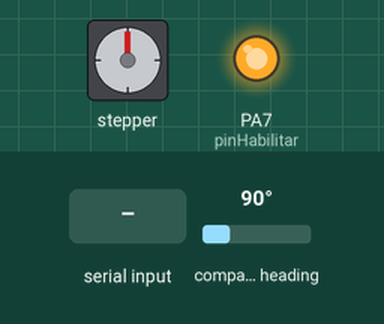
A sketch run on a simulated STM32 Blue Pill. On the bench: stepper motor, output pins drawn as LEDs (lit = HIGH). The inputs (shaded band) are chosen by the test bench; at power-on: compass heading 90°. Stepper angles assume 200 steps per turn.

Above: at 1.2 s.
1.3 s: "h" received over the second serial link
At 2.4 s:
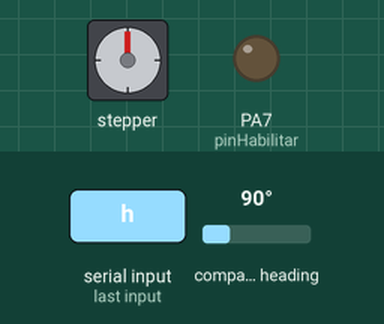
2.8 s: "d" received over the second serial link
At 2.95 s:
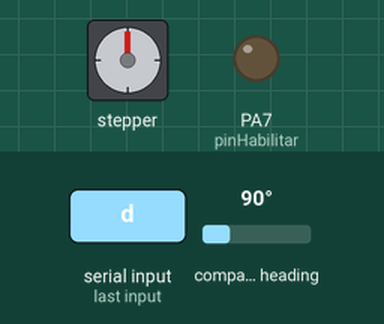
At 3.55 s:
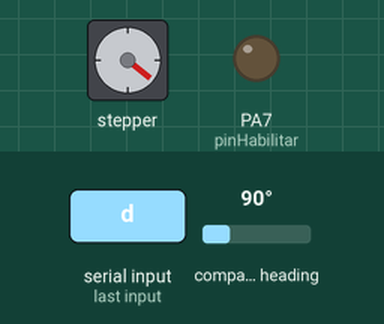
11.8 s: compass heading set to 7°
Timing chart, 0 to 20.8 s (numbered marks = the images above; inputs shaded):
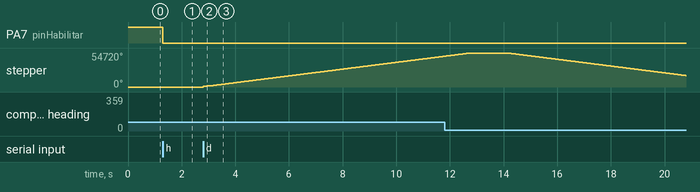

Measured:
- after the input at 1.3 s, PA7 (pinHabilitar): HIGH → LOW at once
- after the input at 2.8 s, stepper: keeps turning clockwise at about 5505°/s, starting at once

The sketch:

Calibrador_Eje_Motor.ino
```cpp
#include <AccelStepper.h>
#include <Wire.h>
#include "AS5600.h"

// --- Constantes ---
const float RAW_A_GRADOS = 360.0 / 4096.0;
const int pinPaso = PA5;
const int pinDireccion = PA6;
const int pinHabilitar = PA7;

const float PASOS_POR_REV_MOTOR = 200.0;
const int MICROPASOS = 16;
const float RELACION_REDUCTOR = 37.0;
const float PASOS_POR_REV_MOTOR_EFECTIVO = PASOS_POR_REV_MOTOR * MICROPASOS;
const float PASOS_POR_REV_SALIDA = PASOS_POR_REV_MOTOR_EFECTIVO * RELACION_REDUCTOR;
const float PASOS_MOTOR_POR_GRADO_SALIDA = PASOS_POR_REV_SALIDA / 360.0;

const float VELOCIDAD_MAXIMA = 1500.0 * MICROPASOS;
const float ACELERACION = 800.0 * MICROPASOS;
const float TOLERANCIA_ANGULO = 2.5;

// --- Objetos ---
AccelStepper motorPasoAPaso(AccelStepper::DRIVER, pinPaso, pinDireccion);
AS5600 encoder;

// --- Variables Globales ---
// Para manejar el Overflow del Encoder
long vueltasCompletas = 0;
long lecturaEncoderAnterior = 0;
long posicionContinuaEncoder = 0;
long posicionContinuaHome = 0;

// Variables de estado
bool homingCompletado = false;
bool movimientoEnProgreso = false;
float anguloObjetivoRelativoActual = 0.0;
long posicionLogicaStepperObjetivo = 0;


// ==========================================================
// --- DEFINICIÓN DE FUNCIONES AUXILIARES ---
// ==========================================================

// Lee el valor crudo del encoder (0-4095)
long leerPasosCrudosEncoder() {
  return encoder.readAngle(); // O encoder.rawAngle() si existe
}

// Lee y actualiza la posición continua del encoder, manejando el desbordamiento (overflow/wraparound).
void actualizarPosicionContinuaEncoder() {
  long lecturaCrudaActual = leerPasosCrudosEncoder();
  long diferenciaCruda = lecturaCrudaActual - lecturaEncoderAnterior;

  // Detectar salto hacia adelante (ej. de 4000 a 100)
  if (diferenciaCruda < -3000) { // Umbral grande para detectar el salto de 4095 a 0
    vueltasCompletas++;
  }
  // Detectar salto hacia atrás (ej. de 100 a 4000)
  else if (diferenciaCruda > 3000) {
    vueltasCompletas--;
  }

  lecturaEncoderAnterior = lecturaCrudaActual; // Actualizar para la próxima lectura
  posicionContinuaEncoder = (vueltasCompletas * 4096) + lecturaCrudaActual;
}

// Convierte una posición continua del encoder (cruda con vueltas) a la posición lógica del stepper.
long convertirPosContinuaAStprLogica(long posContinua) {
  return round((float)posContinua * PASOS_POR_REV_MOTOR_EFECTIVO / 4096.0);
}

// Imprime el menú de opciones para el usuario.
void imprimirIndicacion() {
  Serial1.println("------------------------------------");
  Serial1.println("d: +90 | i: -90 | e: +45 | q: -45");
}

// ==========================================================
// --- SETUP ---
// ==========================================================
void setup() {
  Serial1.begin(115200);
  Wire.begin();

  pinMode(pinPaso, OUTPUT);
  pinMode(pinDireccion, OUTPUT);
  pinMode(pinHabilitar, OUTPUT);

  digitalWrite(pinHabilitar, HIGH); // Mantener motor deshabilitado para alinear a mano.

  encoder.begin();
  encoder.setDirection(AS5600_CLOCK_WISE); // Asegúrate que esta dirección sea la correcta.
  if (!encoder.isConnected()) {
    Serial1.println("ERROR: Encoder no detectado!");
    while (1);
  }

  Serial1.println("--- MODO CALIBRACION MANUAL ---");
  Serial1.println("1. Alinee manualmente las marcas.");
  Serial1.println("2. Envie la tecla 'h' para establecer el Home.");
  Serial1.println("------------------------------------");
}

// ==========================================================
// --- LOOP PRINCIPAL ---
// ==========================================================
void loop() {
  // --- FASE 1: ESPERANDO CALIBRACIÓN DE HOME ---
  if (!homingCompletado) {
    if (millis() % 500 < 20) { // Imprimir aprox. cada medio segundo para no saturar
        Serial1.print("\rAngulo actual para alinear (EJE MOTOR): ");
        Serial1.print((float)leerPasosCrudosEncoder() * RAW_A_GRADOS, 2);
        Serial1.print("   ");
    }

    if (Serial1.available() > 0) {
      char comando = Serial1.read();
      if (comando == 'h' || comando == 'H') {
        Serial1.println("\nComando 'h' recibido. Estableciendo Home...");

        // Inicializar el sistema de conteo de vueltas
        lecturaEncoderAnterior = leerPasosCrudosEncoder();
        vueltasCompletas = 0;
        posicionContinuaHome = lecturaEncoderAnterior;

        // Sincronizar AccelStepper con la posición continua inicial
        long posInicialLogica = convertirPosContinuaAStprLogica(posicionContinuaHome);
        motorPasoAPaso.setCurrentPosition(posInicialLogica);

        digitalWrite(pinHabilitar, LOW); // Habilitar motor.

        Serial1.print("Home establecido en el angulo (GRADOS): "); Serial1.println((float)posicionContinuaHome * RAW_A_GRADOS, 2);
        Serial1.print("Posicion Continua Home (pasos crudos): "); Serial1.println(posicionContinuaHome);
        Serial1.print("Posicion Logica Stepper Inicial: "); Serial1.println(posInicialLogica);
        Serial1.println("--- MODO OPERACION NORMAL ---");

        motorPasoAPaso.setMaxSpeed(VELOCIDAD_MAXIMA);
        motorPasoAPaso.setAcceleration(ACELERACION);

        homingCompletado = true;
        imprimirIndicacion();
      }
    }
    return; // Salir del loop y volver a empezar si no se ha calibrado.
  }

  // --- FASE 2: OPERACIÓN NORMAL (después del homing) ---

  // TAREA 1: ACTUALIZAR ESTADO CONSTANTEMENTE
  actualizarPosicionContinuaEncoder();
  motorPasoAPaso.run();

  // TAREA 2: VERIFICAR FIN DE MOVIMIENTO Y GESTIONAR SIGUIENTE PASO
  if (movimientoEnProgreso && motorPasoAPaso.distanceToGo() == 0) {
    // Si la posición actual del stepper coincide con el objetivo que le dimos...
    if (motorPasoAPaso.currentPosition() == posicionLogicaStepperObjetivo) {
        // ... significa que llegó al destino de +/- 45/90 grados.
        Serial1.println("   Llego al objetivo.");

        // VERIFICACIÓN CON ENCODER
        long pasosObjetivoRelativosMotor = round(anguloObjetivoRelativoActual * PASOS_MOTOR_POR_GRADO_SALIDA);
        float gradosObjetivoSalida = (float)pasosObjetivoRelativosMotor / PASOS_MOTOR_POR_GRADO_SALIDA;

        long movimientoContinuoRealizado = posicionContinuaEncoder - posicionContinuaHome;
        float gradosSalidaRealizados = (float)movimientoContinuoRealizado / (4096.0 / PASOS_POR_REV_MOTOR_EFECTIVO) / RELACION_REDUCTOR;

        float errorGradosSalida = gradosObjetivoSalida - gradosSalidaRealizados;

        Serial1.print("   Verificacion Pos Continua Encoder: "); Serial1.println(posicionContinuaEncoder);
        Serial1.print("   Movimiento de Salida Realizado (GRADOS): "); Serial1.println(gradosSalidaRealizados, 2);
        Serial1.print("   Error vs Esperado (grados salida): "); Serial1.println(errorGradosSalida, 2);
        if (abs(errorGradosSalida) > TOLERANCIA_ANGULO) Serial1.println("   ADVERTENCIA: Error angular grande!");

        // ESPERAR Y REGRESAR
        Serial1.println("   Esperando 1 segundo...");
        delay(1000);

        Serial1.println("   Regresando a posicion Home...");
        long posicionLogicaHome = convertirPosContinuaAStprLogica(posicionContinuaHome);
        posicionLogicaStepperObjetivo = posicionLogicaHome; // El nuevo objetivo es volver al home
        motorPasoAPaso.moveTo(posicionLogicaStepperObjetivo);

    } else {
        // ... significa que llegó al destino de regreso (el home).
        Serial1.println("   Llego de vuelta al Home.");

        // Re-calibrar el home para el próximo ciclo
        posicionContinuaHome = posicionContinuaEncoder;
        long posicionLogicaHomeActualizada = convertirPosContinuaAStprLogica(posicionContinuaHome);
        motorPasoAPaso.setCurrentPosition(posicionLogicaHomeActualizada); // Resincronizar

        Serial1.print("   Posicion resincronizada. Nuevo Home Continuo: "); Serial1.println(posicionContinuaHome);

        movimientoEnProgreso = false; // Fin del ciclo completo
        imprimirIndicacion();
    }
  }

  // TAREA 3: LEER NUEVOS COMANDOS (SI NO HAY MOVIMIENTO EN PROGRESO)
  if (!movimientoEnProgreso && Serial1.available() > 0) {
    char comando = Serial1.read();
    comando = tolower(comando);

    bool comandoValido = false;
    switch(comando) {
      case 'd': anguloObjetivoRelativoActual = 90.0; comandoValido = true; break;
      case 'i': anguloObjetivoRelativoActual = -90.0; comandoValido = true; break;
      case 'e': anguloObjetivoRelativoActual = 45.0; comandoValido = true; break;
      case 'q': anguloObjetivoRelativoActual = -45.0; comandoValido = true; break;
    }

    if (comandoValido) {
      movimientoEnProgreso = true;
      Serial1.print("\nComando '"); Serial1.print(comando); Serial1.print("': Moviendo ");
      Serial1.print(anguloObjetivoRelativoActual); Serial1.println(" grados en la salida.");

      long pasosRelativosMotor = round(anguloObjetivoRelativoActual * PASOS_MOTOR_POR_GRADO_SALIDA);
      long posicionContinuaObjetivo = posicionContinuaHome + round((float)pasosRelativosMotor * 4096.0 / PASOS_POR_REV_MOTOR_EFECTIVO);

      posicionLogicaStepperObjetivo = convertirPosContinuaAStprLogica(posicionContinuaObjetivo);

      motorPasoAPaso.moveTo(posicionLogicaStepperObjetivo);
    }
  }
}
```
